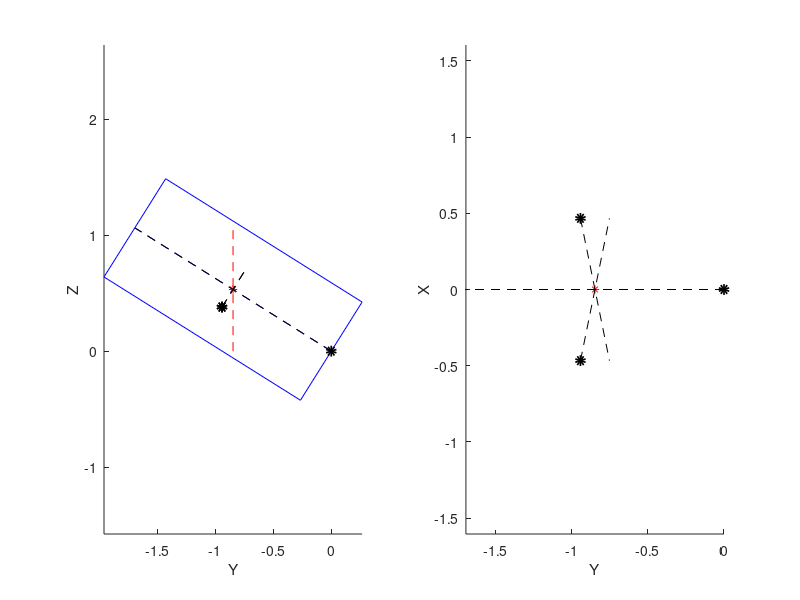

Source code (MATLAB): (Note: this script raises an error after producing the figure.)
% syms t p1 p2
for i = 1
t = (rand(1))*pi()/2;
ph = pi()/2*(rand(1)+1);
ph1 = ph; ph2 = -ph;
r = 0.5;
h = 2;
hcm = 0.5*h;
com = [0;0;hcm];
ds = 0;%rand(1);
ds1 = ds;
ds2 = ds;
s1 = r + hcm + ds1;
s2 = r + hcm + ds2;
% construct rotation matrix for angle t relative to [0;0;1] in the yz plane
vx = [1;0;0];
vy = [0;cos(t);sin(t)];
vz = [0;-sin(t);cos(t)];
Rt = [vx vy vz];
% position of the contact points
po1 = [0;0;s1-r]+r*[sin(ph1);cos(ph1);0];
p1 = Rt*po1;
po2 = [0;0;s2-r]+r*[sin(ph2);cos(ph2);0];
p2 = Rt*po2;
% contact normals
n1 = [-sin(ph1),-cos(ph1)*cos(t),-cos(ph1)*sin(t)].';
n2 = [-sin(ph2),-cos(ph2)*cos(t),-cos(ph2)*sin(t)].';
n3 = [0,-sin(t),cos(t)].';

com = Rt*com;


%% force magnitudes
N = [n1 n2 n3];
g = [0 0 -1].';
L = -N\g;

%% finding p3 for coplanar p1p2
%  syms ds h3
if ds1 == ds2 &&ph1==-ph2
    h12 = cos(t)*ds;
    h3 = ds*(cos(t)^2+1)/cos(t);
    s3 = (h3-h12)*sin(t);
    if s3>=0 && s3<=r
        p3 = s3*[0;cos(t);sin(t)];
    else
        p3 = [];
        continue
    end
else
    A = [n1(1:2) -n2(1:2)];
    dp = p2-p1;
    sol = A\dp(1:2);
    inter1 = p1+sol(1)*n1;
    % inter2 = p2+sol(2)*n2;
    %     h1 = inter1(3)-com(3);
    %     h2 = inter2(3)-com(3);
    lxy = inter1(1:2)-com(1:2);
    h1 = -(ds1*cos(ph1)*sin(ph2) - ds2*cos(ph1)*sin(ph2) - ds1*cos(ph2)*cos(t)^2*sin(ph1) + ds2*cos(ph1)*cos(t)^2*sin(ph2))/(sin(ph1 - ph2)*cos(t));
    h2 = -(ds1*cos(ph2)*sin(ph1) - ds2*cos(ph2)*sin(ph1) - ds1*cos(ph2)*cos(t)^2*sin(ph1) + ds2*cos(ph1)*cos(t)^2*sin(ph2))/(sin(ph1 - ph2)*cos(t));
    h3 = -(ds1*cos(ph1)*sin(ph2) - ds2*cos(ph2)*sin(ph1) - ds1*cos(ph2)*cos(t)^2*sin(ph1) + ds2*cos(ph1)*cos(t)^2*sin(ph2))/(sin(ph1 - ph2)*cos(t));
    inter3 = [lxy;h3]+com;
    dist3 = n3.'*inter3;
    p3 = inter3-n3*dist3;
end
 
%% plotting the contacts and force lines
plotview = 1;
if plotview
figure();
subplot(1,2,1) % yz plane
hold on

%plot rectangle view of the cylinder
v1 = -r*[cos(t);sin(t)];
v2 = r*[cos(t);sin(t)];
v3 = r*[cos(t);sin(t)]+h*[-sin(t);cos(t)];
v4 = -r*[cos(t);sin(t)]+h*[-sin(t);cos(t)];
vertex = [v1 v2 v3 v4 v1];
plot(vertex(1,:),vertex(2,:),'b');
% plot axis of cylinder
axisends = [v1+v2 (v3+v4)/2];
plot(axisends(1,:),axisends(2,:),'b--');
% mark com
plot(com(2),com(3),'*r');
plot([com(2),com(2)],[0,com(3)*2],'r--');
%plot contact points
plot(p1(2),p1(3),'ok','markerSize',4,'lineWidth',4);
plot(p2(2),p2(3),'ok','markerSize',4,'lineWidth',4);
plot(p3(2),p3(3),'ok','markerSize',4,'lineWidth',4);
% plot force lines
f1 = [p1 p1+n1];
plot(f1(2,:),f1(3,:),'k--');
f2 = [p2 p2+n2];
plot(f2(2,:),f2(3,:),'k--');
f3 = [p3 p3+2*n3];
plot(f3(2,:),f3(3,:),'k--');
xlabel('Y')
ylabel('Z')

axis equal
hold off

%
subplot(1,2,2) % yx plane
hold on

% plot axis of cylinder
e1 = [0;0];
e2 = [-h*sin(t);0];
axisends = [e1 e2];
plot(axisends(1,:),axisends(2,:),'b--');

% mark com
plot(com(2),com(1),'*r')

%plot contact points
plot(p1(2),p1(1),'ok','markerSize',4,'lineWidth',4)
plot(p2(2),p2(1),'ok','markerSize',4,'lineWidth',4)
plot(p3(2),p3(1),'ok','markerSize',4,'lineWidth',4)

% plot force lines
f1 = [p1 p1+n1];
plot(f1(2,:),f1(1,:),'k--');
f2 = [p2 p2+n2];
plot(f2(2,:),f2(1,:),'k--');
f3 = [p3 p3+2*n3];
plot(f3(2,:),f3(1,:),'k--');
xlabel('Y')
ylabel('X')
hold off
axis equal
end
%% checking stability
[flag3, eigv] = MasonConditionFunction(r,hcm,t,ph,ds)
[flag1,val] = MinCondition2D(hcm,r,ph,t,ds)
if ~flag1 && flag3  %1 % flag3 %sum(eigv>0)>1 ||~flag1
    draw2D(r,t,h,com,p1,p2,p3,n1,n2,n3)
    disp('need to draw 3-contact plane, or compute wrenches for object at slightly changed orientation')
    %% draw 3-contact plane
    base = norm(p1-p2);
    base_middle = (p1+p2)/2;
    v2p3 = base_middle-p3;
    height = norm(v2p3);
    slope = v2p3(3)/(v2p3(1)^2+v2p3(2)^2)^0.5;
    dph = 0.01; dth = 0.01;
    res = 4;
    ph1_vector = ph1-res*dph:dph:ph1+res*dph;
    th1_vector = t-res*dth:dth:t+res*dth;
    eqgrade = zeros(length(ph1_vector),length(th1_vector));
    ComDepth = zeros(length(ph1_vector),length(th1_vector));
    RotAngle = zeros(length(ph1_vector),length(th1_vector));
    for k=1:length(ph1_vector)
        ph1t = ph1_vector(k);
        for j=1:length(th1_vector)
            tt = th1_vector(j);
            [p1c,ph1c,p2c,ph2c,p3c,hc] = TripleContactStance(ph1t,tt,base,height,slope,r,hcm);
            if p3c~=inf
                ComDepth(k,j) = p3(3)+hc;
                p3e = equilibriumStance(p1c,p2c,ph1c,ph2c,tt,hcm);
                eqgrade(k,j) = norm(p3e-p3c);
                p2p1 = p2c-p1c;
                RotAngle(k,j) = wrapToPi(-atan2(p2p1(2),p2p1(1)));
            else
                ComDepth(k,j) = inf;
                eqgrade(k,j) = inf;
            end
            
        end
    end
    %%
    f = figure;
    contour(ph1_vector,th1_vector,ComDepth.',10); %[linspace(min(min(ComDepth)),max(max(ComDepth(ComDepth<inf))),50),min(min(ComDepth))+logspace(-4,-1,50)])
    % contour(ph1_vector,th1_vector,ComDepth.',100);
    xlabel('\phi_1')
    ylabel('\theta_1')
    zlabel('COM Height')
    cb=colorbar;
    set(get(cb,'label'),'string','U','interpreter','latex','FontSize',14,'rotation',0);
    x = 5
end

end

